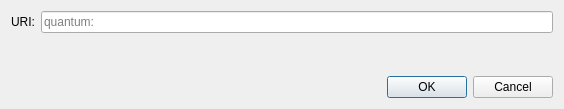
<?xml version="1.0" encoding="UTF-8"?>
<ui version="4.0">
 <class>OpenURIDialog</class>
 <widget class="QDialog" name="OpenURIDialog">
  <property name="geometry">
   <rect>
    <x>0</x>
    <y>0</y>
    <width>564</width>
    <height>109</height>
   </rect>
  </property>
  <property name="windowTitle">
   <string>Open quantum URI</string>
  </property>
  <layout class="QVBoxLayout" name="verticalLayout">
   <item>
    <layout class="QHBoxLayout" name="horizontalLayout">
     <item>
      <widget class="QLabel" name="label">
       <property name="text">
        <string>URI:</string>
       </property>
      </widget>
     </item>
     <item>
      <widget class="QValidatedLineEdit" name="uriEdit">
       <property name="placeholderText">
        <string notr="true">quantum:</string>
       </property>
      </widget>
     </item>
    </layout>
   </item>
   <item>
    <spacer name="verticalSpacer">
     <property name="orientation">
      <enum>Qt::Vertical</enum>
     </property>
     <property name="sizeHint" stdset="0">
      <size>
       <width>20</width>
       <height>40</height>
      </size>
     </property>
    </spacer>
   </item>
   <item>
    <widget class="QDialogButtonBox" name="buttonBox">
     <property name="orientation">
      <enum>Qt::Horizontal</enum>
     </property>
     <property name="standardButtons">
      <set>QDialogButtonBox::Cancel|QDialogButtonBox::Ok</set>
     </property>
    </widget>
   </item>
  </layout>
 </widget>
 <customwidgets>
  <customwidget>
   <class>QValidatedLineEdit</class>
   <extends>QLineEdit</extends>
   <header>qt/qvalidatedlineedit.h</header>
  </customwidget>
 </customwidgets>
 <resources/>
 <connections>
  <connection>
   <sender>buttonBox</sender>
   <signal>accepted()</signal>
   <receiver>OpenURIDialog</receiver>
   <slot>accept()</slot>
   <hints>
    <hint type="sourcelabel">
     <x>248</x>
     <y>254</y>
    </hint>
    <hint type="destinationlabel">
     <x>157</x>
     <y>274</y>
    </hint>
   </hints>
  </connection>
  <connection>
   <sender>buttonBox</sender>
   <signal>rejected()</signal>
   <receiver>OpenURIDialog</receiver>
   <slot>reject()</slot>
   <hints>
    <hint type="sourcelabel">
     <x>316</x>
     <y>260</y>
    </hint>
    <hint type="destinationlabel">
     <x>286</x>
     <y>274</y>
    </hint>
   </hints>
  </connection>
 </connections>
</ui>
